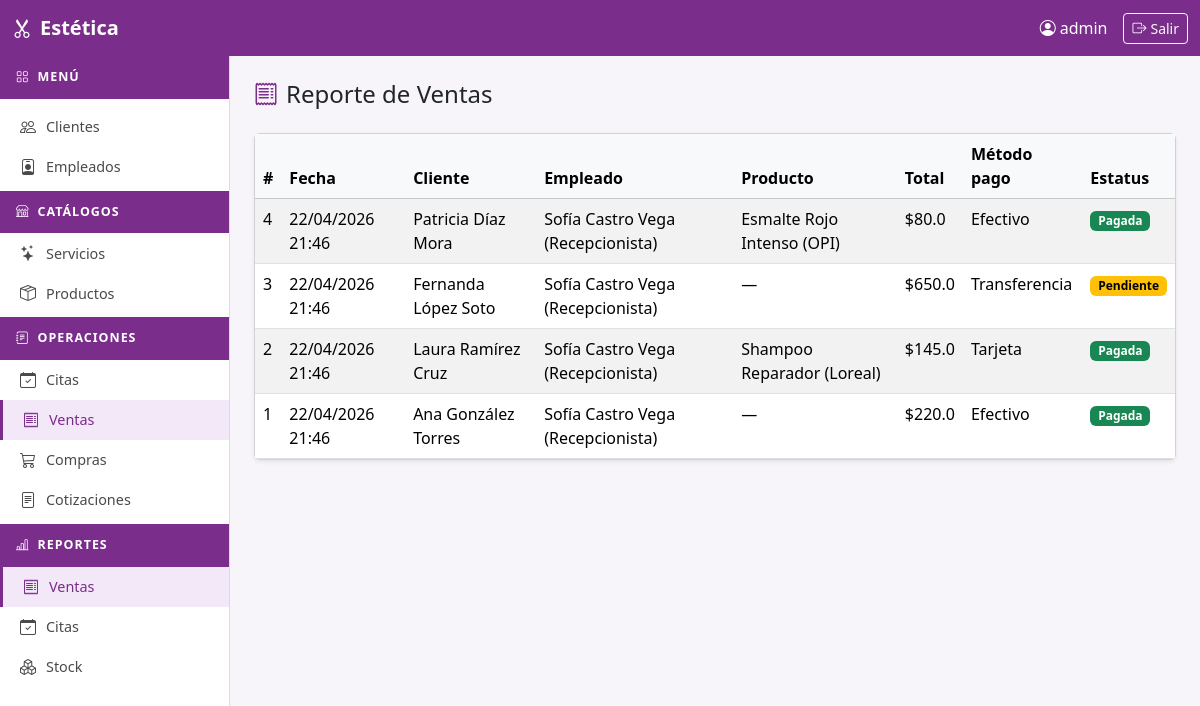
The page /reportes/ (signed in) on the database its author committed.
### apps/operaciones/models.py (models this page shows, shortened)
class Venta(models.Model):
    METODO_PAGO_CHOICES = [
        ('efectivo', 'Efectivo'),
        ('tarjeta', 'Tarjeta'),
        ('transferencia', 'Transferencia'),
    ]
    TIPO_CHOICES = [
        ('servicio', 'Servicio'),
        ('producto', 'Producto'),
        ('mixto', 'Mixto'),
    ]
    ESTATUS_CHOICES = [
        ('pagada', 'Pagada'),
        ('pendiente', 'Pendiente'),
        ('cancelada', 'Cancelada'),
    ]
    cliente = models.ForeignKey(Cliente, on_delete=models.CASCADE, related_name='ventas')
    empleado = models.ForeignKey(Empleado, on_delete=models.CASCADE, related_name='ventas')
    producto = models.ForeignKey(Producto, on_delete=models.SET_NULL, null=True, blank=True, related_name='ventas')
    fecha = models.DateTimeField(auto_now_add=True)
    metodo_pago = models.CharField(max_length=20, choices=METODO_PAGO_CHOICES)
    tipo = models.CharField(max_length=20, choices=TIPO_CHOICES)
    estatus = models.CharField(max_length=20, choices=ESTATUS_CHOICES, default='pendiente')
    vigencia_hasta = models.DateField(null=True, blank=True)
    total = models.FloatField()
    activo = models.BooleanField(default=True)
    class Meta:
        verbose_name = 'Venta'
        verbose_name_plural = 'Ventas'
        ordering = ['-fecha']

### apps/clientes/models.py (models this page shows)
class Cliente(models.Model):
    nombre = models.CharField(max_length=50)
    telefono = models.CharField(max_length=50)
    email = models.CharField(max_length=100, blank=True)
    fecha_registro = models.DateTimeField(auto_now_add=True)
    activo = models.BooleanField(default=True)
    class Meta:
        verbose_name = 'Cliente'
        verbose_name_plural = 'Clientes'
        ordering = ['nombre']
    def __str__(self):
        return self.nombre

### apps/empleados/models.py (models this page shows)
class Empleado(models.Model):
    ROL_CHOICES = [
        ('estilista', 'Estilista'),
        ('colorista', 'Colorista'),
        ('manicurista', 'Manicurista'),
        ('recepcionista', 'Recepcionista'),
        ('gerente', 'Gerente'),
    ]
    nombre = models.CharField(max_length=50)
    telefono = models.CharField(max_length=50)
    rol = models.CharField(max_length=50, choices=ROL_CHOICES)
    fecha_ingreso = models.DateField()
    activo = models.BooleanField(default=True)
    class Meta:
        verbose_name = 'Empleado'
        verbose_name_plural = 'Empleados'
        ordering = ['nombre']
    def __str__(self):
        return f'{self.nombre} ({self.get_rol_display()})'

### apps/servicios/models.py (models this page shows, shortened)
class Producto(models.Model):
    nombre = models.CharField(max_length=50)
    marca = models.CharField(max_length=50)
    costo = models.FloatField()
    precio_venta = models.FloatField()
    stock_actual = models.IntegerField()
    stock_minimo = models.IntegerField()
    activo = models.BooleanField(default=True)
    class Meta:
        verbose_name = 'Producto'
        verbose_name_plural = 'Productos'
        ordering = ['nombre']
    def __str__(self):
        return f'{self.nombre} ({self.marca})'

### apps/operaciones/views_reportes.py (the view)
@login_required
def reporte_ventas(request):
    ventas = Venta.objects.filter(activo=True).select_related('cliente', 'empleado', 'producto').order_by('-fecha')
    return render(request, 'reportes/reporte_ventas.html', {'ventas': ventas})

### templates/reportes/reporte_ventas.html (shortened to what this page needs)
{% extends "base.html" %}
{% block content %}
<div class="d-flex justify-content-between align-items-center mb-4">
  <h4 class="mb-0"><i class="bi bi-receipt me-2" style="color:#7b2d8b"></i>Reporte de Ventas</h4>
</div>
<div class="card shadow-sm">
  <div class="card-body p-0">
    <div class="table-responsive">
      <table class="table table-hover table-striped mb-0">
        <thead class="table-light">
          <tr>
            <th>#</th>
            <th>Fecha</th>
            <th>Cliente</th>
            <th>Empleado</th>
            <th>Producto</th>
            <th>Total</th>
            <th>Método pago</th>
            <th>Estatus</th>
          </tr>
        </thead>
        <tbody>
          {% for venta in ventas %}
          <tr>
            <td>{{ venta.pk }}</td>
            <td>{{ venta.fecha|date:"d/m/Y H:i" }}</td>
            <td>{{ venta.cliente }}</td>
            <td>{{ venta.empleado }}</td>
            <td>{{ venta.producto|default:"—" }}</td>
            <td>${{ venta.total }}</td>
            <td>{{ venta.get_metodo_pago_display }}</td>
            <td>
              <span class="badge badge-{{ venta.estatus }}">{{ venta.get_estatus_display }}</span>
            </td>
          </tr>
          {% empty %}
          <tr><td colspan="8" class="text-center text-muted py-4">No hay ventas registradas.</td></tr>
          {% endfor %}
        </tbody>
      </table>
    </div>
  </div>
</div>
{% endblock %}

### templates/base.html (shortened to what this page needs)
<!DOCTYPE html>
<html lang="es">
<head>
  <link rel="stylesheet" href="https://cdn.jsdelivr.net/npm/bootstrap@5.3.3/dist/css/bootstrap.min.css">
  <link rel="stylesheet" href="https://cdn.jsdelivr.net/npm/bootstrap-icons@1.11.3/font/bootstrap-icons.min.css">
</head>
<body>
<nav class="navbar navbar-estetica fixed-top">
  <div class="container-fluid">
    <a class="navbar-brand fw-bold fs-5" href="/">
      <i class="bi bi-scissors me-2"></i>Estética
    </a>
    {% if user.is_authenticated %}
    <div class="d-flex align-items-center gap-3">
      <span class="navbar-text">
        <i class="bi bi-person-circle me-1"></i>{{ user.get_full_name|default:user.username }}
      </span>
      <form method="post" action="/auth/logout/" class="m-0">
        <button type="submit" class="btn btn-sm btn-outline-light">
          <i class="bi bi-box-arrow-right me-1"></i>Salir
        </button>
      </form>
    </div>
    {% endif %}
  </div>
</nav>
{% if user.is_authenticated %}
<nav id="sidebar">
  <div class="sidebar-header"><i class="bi bi-grid me-2"></i>Menú</div>
  <ul class="nav flex-column py-2">
    <li class="nav-item">
      <a class="nav-link {% if request.resolver_match.app_name == 'clientes' %}active{% endif %}"
         href="{% url 'clientes:list' %}">
        <i class="bi bi-people"></i> Clientes
      </a>
    </li>
    <li class="nav-item">
      <a class="nav-link {% if request.resolver_match.app_name == 'empleados' %}active{% endif %}"
         href="{% url 'empleados:list' %}">
        <i class="bi bi-person-badge"></i> Empleados
      </a>
    </li>
    <div class="sidebar-header mt-1"><i class="bi bi-shop me-2"></i>Catálogos</div>
    <li class="nav-item">
      <a class="nav-link {% if 'servicio_list' in request.resolver_match.url_name %}active{% endif %}"
         href="{% url 'servicios:servicio_list' %}">
        <i class="bi bi-stars"></i> Servicios
      </a>
    </li>
    <li class="nav-item">
      <a class="nav-link {% if 'producto_list' in request.resolver_match.url_name %}active{% endif %}"
         href="{% url 'servicios:producto_list' %}">
        <i class="bi bi-box-seam"></i> Productos
      </a>
    </li>
    <div class="sidebar-header mt-1"><i class="bi bi-journal-text me-2"></i>Operaciones</div>
    <li class="nav-item">
      <a class="nav-link {% if 'cita' in request.resolver_match.url_name %}active{% endif %}"
         href="{% url 'operaciones:cita_list' %}">
        <i class="bi bi-calendar-check"></i> Citas
      </a>
    </li>
    <li class="nav-item">
      <a class="nav-link {% if 'venta' in request.resolver_match.url_name %}active{% endif %}"
         href="{% url 'operaciones:venta_list' %}">
        <i class="bi bi-receipt"></i> Ventas
      </a>
    </li>
    <li class="nav-item">
      <a class="nav-link {% if 'compra' in request.resolver_match.url_name %}active{% endif %}"
         href="{% url 'operaciones:compra_list' %}">
        <i class="bi bi-cart3"></i> Compras
      </a>
    </li>
    <li class="nav-item">
      <a class="nav-link {% if 'cotizacion' in request.resolver_match.url_name %}active{% endif %}"
         href="{% url 'operaciones:cotizacion_list' %}">
        <i class="bi bi-file-text"></i> Cotizaciones
      </a>
    </li>
    <div class="sidebar-header mt-1"><i class="bi bi-bar-chart-line me-2"></i>Reportes</div>
    <li class="nav-item">
      <a class="nav-link {% if request.resolver_match.url_name == 'reporte_ventas' %}active{% endif %}"
         href="{% url 'reporte_ventas' %}">
        <i class="bi bi-receipt"></i> Ventas
      </a>
    </li>
    <li class="nav-item">
      <a class="nav-link {% if request.resolver_match.url_name == 'reporte_citas' %}active{% endif %}"
         href="{% url 'reporte_citas' %}">
        <i class="bi bi-calendar-check"></i> Citas
      </a>
    </li>
    <li class="nav-item">
      <a class="nav-link {% if request.resolver_match.url_name == 'reporte_stock' %}active{% endif %}"
         href="{% url 'reporte_stock' %}">
        <i class="bi bi-boxes"></i> Stock
      </a>
    </li>
  </ul>
</nav>
{% endif %}
<main id="main-content">
  {% block content %}{% endblock %}
</main>
</body>
</html>

### templates/base.html (style rules this page uses)
:root { --color-primary: #7b2d8b; --color-primary-dark: #5e2069; --color-primary-light: #a94bb8; }
body { background-color: #f8f5fa; }
.navbar-estetica { background-color: var(--color-primary); }
.navbar-estetica .navbar-brand, .navbar-estetica .nav-link, .navbar-estetica .navbar-text { color: #fff !important; }
#sidebar { width: 230px; min-height: calc(100vh - 56px); background-color: #fff; border-right: 1px solid #e4d4ec; position: fixed; top: 56px; left: 0; overflow-y: auto; z-index: 100; }
#sidebar .sidebar-header { background-color: var(--color-primary); color: #fff; padding: 12px 16px; font-size: 0.78rem; text-transform: uppercase; letter-spacing: 0.08em; font-weight: 600; }
#sidebar .nav-link { color: #4a4a4a; padding: 8px 20px; font-size: 0.9rem; border-radius: 0; display: flex; align-items: center; gap: 10px; }
#sidebar .nav-link:hover, #sidebar .nav-link.active { background-color: #f3e8f7; color: var(--color-primary); border-left: 3px solid var(--color-primary); }
#sidebar .nav-link i { font-size: 1rem; }
#main-content { margin-left: 230px; margin-top: 56px; padding: 24px; min-height: calc(100vh - 56px); }
.badge-pendiente { background-color: #ffc107; color: #000; }
.badge-pagada { background-color: #198754; }

### rows shown on the page
Venta: pk "4", fecha "22/04/2026 21:46", cliente "Patricia Díaz Mora", empleado "Sofía Castro Vega (Recepcionista)", producto "Esmalte Rojo Intenso (OPI)", total "80.0", metodo_pago "Efectivo", estatus "Pagada"
Venta: pk "3", fecha "22/04/2026 21:46", cliente "Fernanda López Soto", empleado "Sofía Castro Vega (Recepcionista)", producto "—", total "650.0", metodo_pago "Transferencia", estatus "Pendiente"
Venta: pk "2", fecha "22/04/2026 21:46", cliente "Laura Ramírez Cruz", empleado "Sofía Castro Vega (Recepcionista)", producto "Shampoo Reparador (Loreal)", total "145.0", metodo_pago "Tarjeta", estatus "Pagada"
Venta: pk "1", fecha "22/04/2026 21:46", cliente "Ana González Torres", empleado "Sofía Castro Vega (Recepcionista)", producto "—", total "220.0", metodo_pago "Efectivo", estatus "Pagada"

### other values the page prints
{{ user.get_full_name|default:user.username }} "admin"
